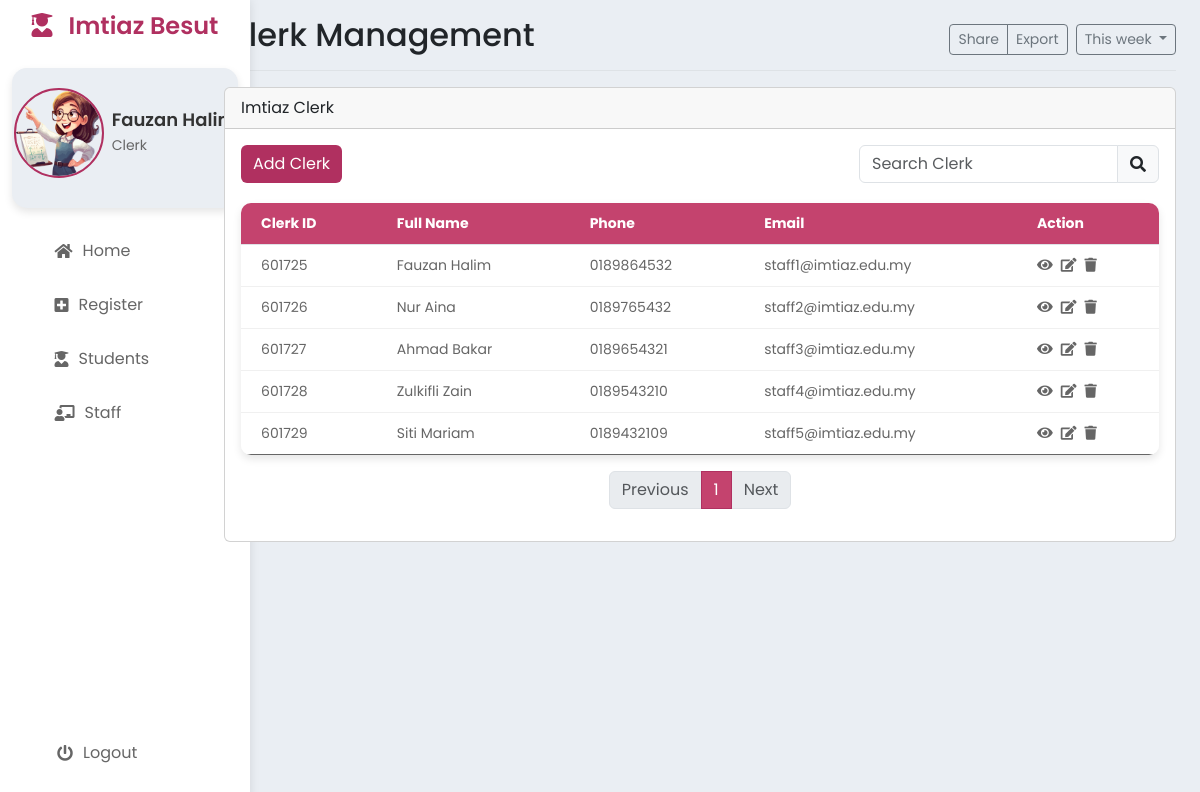
Page /StaffStaff.php (signed in) on the committed database.
### tables this page shows
CREATE TABLE `clerk` (
  `clerkID` int NOT NULL AUTO_INCREMENT,
  `clerkName` varchar(50) NOT NULL,
  `clerkPhone` varchar(15) NOT NULL,
  `clerkEmail` varchar(30) DEFAULT NULL,
  `clerkPassword` varchar(30) NOT NULL,
  PRIMARY KEY (`clerkID`),
  UNIQUE KEY `clerkEmail` (`clerkEmail`)
);

### StaffStaff.php (the view, shortened to what this page needs)
<?php
include 'StaffHeader.php'; ?>
<div class="row">
    <div class="col-md-12">
        <div class="card mb-3">
            <div class="card-header">Imtiaz Clerk</div>
            <div class="card-body">
                <div class="d-flex justify-content-between mb-3">
                    <button type="button" class="btn btn-primary" data-bs-toggle="modal" data-bs-target="#addClerkModal">
                        Add Clerk
                    </button>
                    <div class="input-group" style="width: 300px;">
                        <input type="text" id="searchInput" class="form-control" placeholder="Search Clerk" onkeyup="searchClerks()">
                        <span class="input-group-text"><i class="fas fa-search"></i></span>
                    </div>
                </div>
                <table class="table" id="clerkTable">
                    <thead>
                        <tr>
                            <th>Clerk ID</th>
                            <th>Full Name</th>
                            <th>Phone</th>
                            <th>Email</th>
                            <th>Action</th>
                        </tr>
                    </thead>
                    <tbody>
                        <?php
                        include 'process/db.php';
                        $sql = "SELECT * FROM clerk";
                        $result = $conn->query($sql);
                        if ($result->num_rows > 0) {
                            while ($row = $result->fetch_assoc()) {
                                echo "<tr>";
                                echo "<td>" . $row["clerkID"] . "</td>";
                                echo "<td>" . $row["clerkName"] . "</td>";
                                echo "<td>" . $row["clerkPhone"] . "</td>";
                                echo "<td>" . $row["clerkEmail"] . "</td>";
                                echo "<td>";
                                echo "<a href='#' class='view ' data-id='" . $row["clerkID"] . "'><i class='fas fa-eye'></i></a>";
                                echo "<a href='#' class='edit ms-2' data-id='" . $row["clerkID"] . "'><i class='fas fa-edit'></i></a>";
                                echo "<a href='#' class='delete ms-2' data-id='" . $row["clerkID"] . "'><i class='fas fa-trash'></i></a>";
                                echo "</td>";
                                echo "</tr>";
                            }
                        } else {
                            echo "<tr><td colspan='5'>No results</td></tr>";
                        }
                        ?>
                    </tbody>
                </table>
                <nav aria-label="Page navigation example">
                    <ul class="pagination justify-content-center" id="pagination"></ul>
                </nav>
            </div>
        </div>
    </div>
</div>
</main>
</body>
</html>

### styles.css (style rules this page uses)
:root { --background-color: #EAEEF3; --pop-color: #fff; --active-font-color: #B03060; --softer-color: #c4436e; }
* { margin: 0; padding: 0; box-sizing: border-box; font-family: 'Poppins', sans-serif; }
body { display: flex; min-height: 100vh; background: var(--background-color); }
.table { width: 100%; border-collapse: collapse; margin-top: 20px; box-shadow: 0 4px 8px rgba(0, 0, 0, 0.1); border-radius: 10px; overflow: hidden; }
.table thead th { background-color: var(--softer-color) ; color: #fff; font-size: 14px; text-align: left; padding: 10px 20px; }
.table tbody tr { border-bottom: 1px solid #f0f0f0; transition: background 0.3s; }
.table tbody tr:last-child { border-bottom: none; }
.table tbody td { font-size: 14px; color: #666; padding: 10px 20px; }
.btn-primary { background-color:var(--active-font-color); border: none; }
.table i { color: #666; }
.btn-primary { background-color: var(--active-font-color); border: none; }
a { color: var(--active-font-color); text-decoration: none; transition: color 0.3s; }

### rows in the picture
clerk: clerkID "601725", clerkName "Fauzan Halim", clerkPhone "0189864532", clerkEmail "staff1@imtiaz.edu.my"
clerk: clerkID "601726", clerkName "Nur Aina", clerkPhone "0189765432", clerkEmail "staff2@imtiaz.edu.my"
clerk: clerkID "601727", clerkName "Ahmad Bakar", clerkPhone "0189654321", clerkEmail "staff3@imtiaz.edu.my"
clerk: clerkID "601728", clerkName "Zulkifli Zain", clerkPhone "0189543210", clerkEmail "staff4@imtiaz.edu.my"
clerk: clerkID "601729", clerkName "Siti Mariam", clerkPhone "0189432109", clerkEmail "staff5@imtiaz.edu.my"

### other values in the picture
$clerkName "Fauzan Halim"
$title "Clerk Management"
